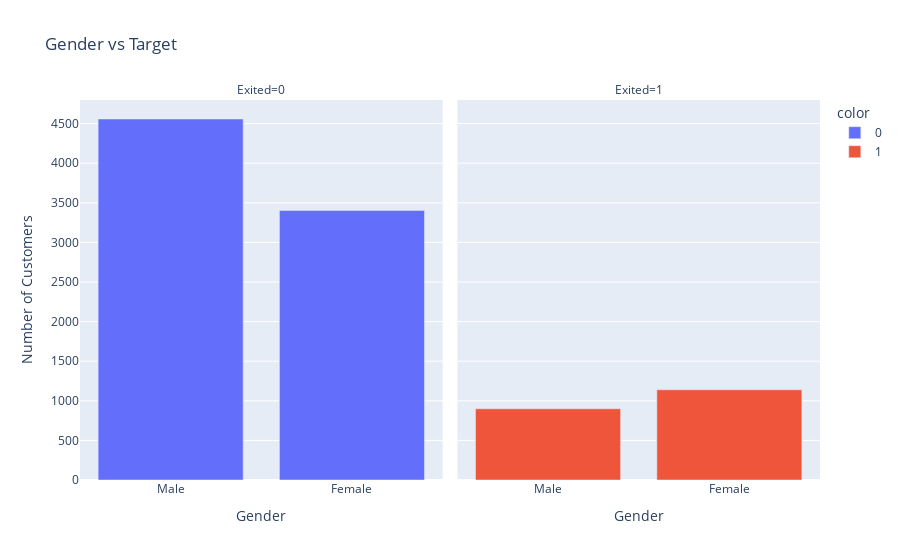

Write notebook code for a chart like this one.
### Code cell
# Plot Gender against label
fig = px.bar(
    data_frame=gen_df, 
    x='Gender', 
    y='count', 
    barmode='relative',
    facet_col='Exited', 
    color=gen_df['Exited'].astype(str), 
    title='Gender vs Target'
)

fig.update_layout(xaxis_title='Gender', yaxis_title='Number of Customers')
fig.show()

### Figure 1 — Plotly figure (JSON) as saved in the notebook; plotly's stock layout.template omitted (floating-point values rounded to 4 significant figures)
{"data": [{"alignmentgroup": "True", "hovertemplate": "color=0<br>Exited=0<br>Gender=%{x}<br>count=%{y}<extra></extra>", "legendgroup": "0", "marker": {"color": "#636efa", "pattern": {"shape": ""}}, "name": "0", "offsetgroup": "0", "orientation": "v", "showlegend": true, "textposition": "auto", "type": "bar", "x": ["Male", "Female"], "xaxis": "x", "y": [4558, 3404], "yaxis": "y"}, {"alignmentgroup": "True", "hovertemplate": "color=1<br>Exited=1<br>Gender=%{x}<br>count=%{y}<extra></extra>", "legendgroup": "1", "marker": {"color": "#EF553B", "pattern": {"shape": ""}}, "name": "1", "offsetgroup": "1", "orientation": "v", "showlegend": true, "textposition": "auto", "type": "bar", "x": ["Female", "Male"], "xaxis": "x2", "y": [1139, 899], "yaxis": "y2"}], "layout": {"annotations": [{"font": {}, "showarrow": false, "text": "Exited=0", "x": 0.245, "xanchor": "center", "xref": "paper", "y": 1, "yanchor": "bottom", "yref": "paper"}, {"font": {}, "showarrow": false, "text": "Exited=1", "x": 0.755, "xanchor": "center", "xref": "paper", "y": 1, "yanchor": "bottom", "yref": "paper"}], "barmode": "relative", "legend": {"title": {"text": "color"}, "tracegroupgap": 0}, "title": {"text": "Gender vs Target"}, "xaxis": {"anchor": "y", "domain": [0, 0.49], "title": {"text": "Gender"}}, "xaxis2": {"anchor": "y2", "domain": [0.51, 1], "matches": "x", "title": {"text": "Gender"}}, "yaxis": {"anchor": "x", "domain": [0, 1], "title": {"text": "Number of Customers"}}, "yaxis2": {"anchor": "x2", "domain": [0, 1], "matches": "y", "showticklabels": false}}}
